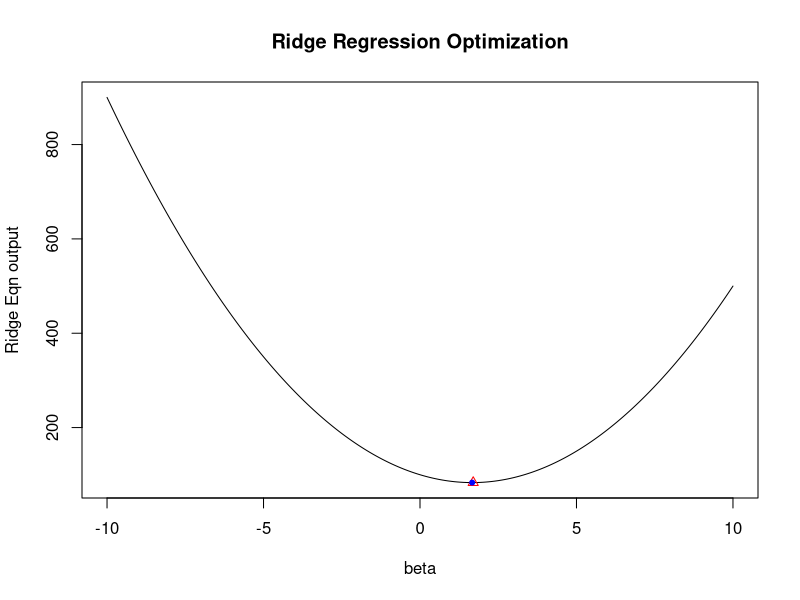
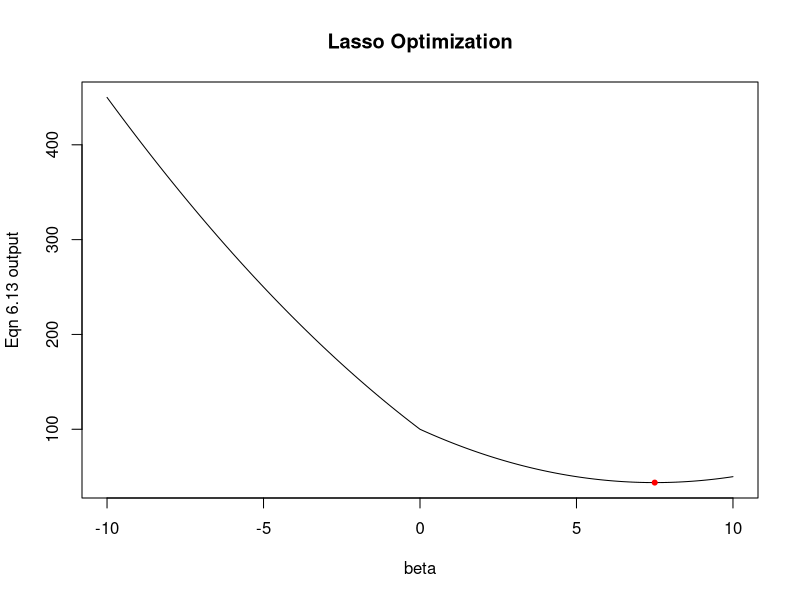

These charts were generated, in order, by the following R code:
## ---- chunk 1
# Chart of Ridge Regression Eqn(6.12) against beta.
y = 10
beta = seq(-10,10,0.1)
lambda = 5
# Eqn (6.12) output
eqn1 = (y - beta)^2 + lambda*(beta^2)
which.min(eqn1) #index at minimum, similar to using (6.14).
## ---- chunk 2
# Minimum beta estimated using (6.14).
est.beta = y/(1 + lambda)
est.value = (y - est.beta)^2 + lambda*(est.beta^2)
# Plot
plot(beta, eqn1, main="Ridge Regression Optimization", xlab="beta", ylab="Ridge Eqn output",type="l")
points(beta[118],eqn1[118],col="red", pch=24,type = "p")
points(est.beta, est.value,col="blue",pch=20,type ="p")

## ---- chunk 3
# Chart of Lasso Eqn (6.13) against beta.
# Eqn (6.13) output
eqn2 = (y - beta)^2 + lambda*(abs(beta))
# Minimum beta estimated using (6.15).
est.beta2 = y - lambda/2
est.value2 = (y - est.beta2)^2 + lambda*(abs(est.beta2))
# Plot
plot(beta, eqn2, main="Lasso Optimization", xlab="beta", ylab="Eqn 6.13 output",type="l")
points(est.beta2, est.value2,col="red",pch=20,type ="p")
